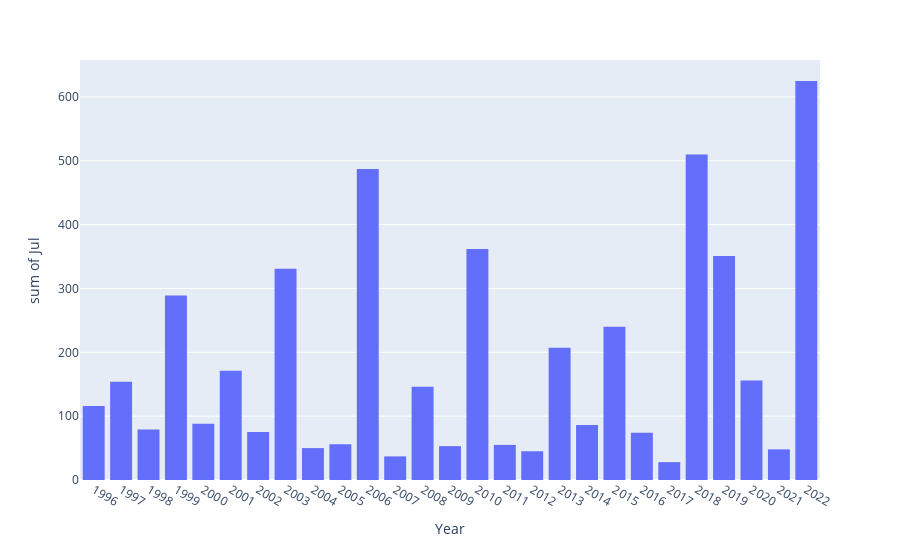

Notebook cell for this chart:
### Code cell
fig = px.histogram(num_deu_pro_monat, x = 'Year', y='Jul', )
fig.show()

### Figure 1 — Plotly figure (JSON) as saved in the notebook; plotly's stock layout.template omitted (floating-point values rounded to 4 significant figures)
{"data": [{"alignmentgroup": "True", "bingroup": "x", "histfunc": "sum", "hovertemplate": "Year=%{x}<br>sum of Jul=%{y}<extra></extra>", "legendgroup": "", "marker": {"color": "#636efa", "pattern": {"shape": ""}}, "name": "", "offsetgroup": "", "orientation": "v", "showlegend": false, "type": "histogram", "x": ["1995", "1996", "1997", "1998", "1999", "2000", "2001", "2002", "2003", "2004", "2005", "2006", "2007", "2008", "2009", "2010", "2011", "2012", "2013", "2014", "2015", "2016", "2017", "2018", "2019", "2020", "2021", "2022"], "xaxis": "x", "y": [null, 116, 154, 79, 289, 88, 171, 75, 331, 50, 56, 487, 37, 146, 53, 362, 55, 45, 207, 86, 240, 74, 28, 510, 351, 156, 48, 625], "yaxis": "y"}], "layout": {"autosize": true, "barmode": "relative", "legend": {"tracegroupgap": 0}, "margin": {"t": 60}, "xaxis": {"anchor": "y", "autorange": true, "domain": [0, 1], "range": [0.5, 27.5], "title": {"text": "Year"}, "type": "category"}, "yaxis": {"anchor": "x", "autorange": true, "domain": [0, 1], "range": [0, 657.9], "title": {"text": "sum of Jul"}, "type": "linear"}}}
